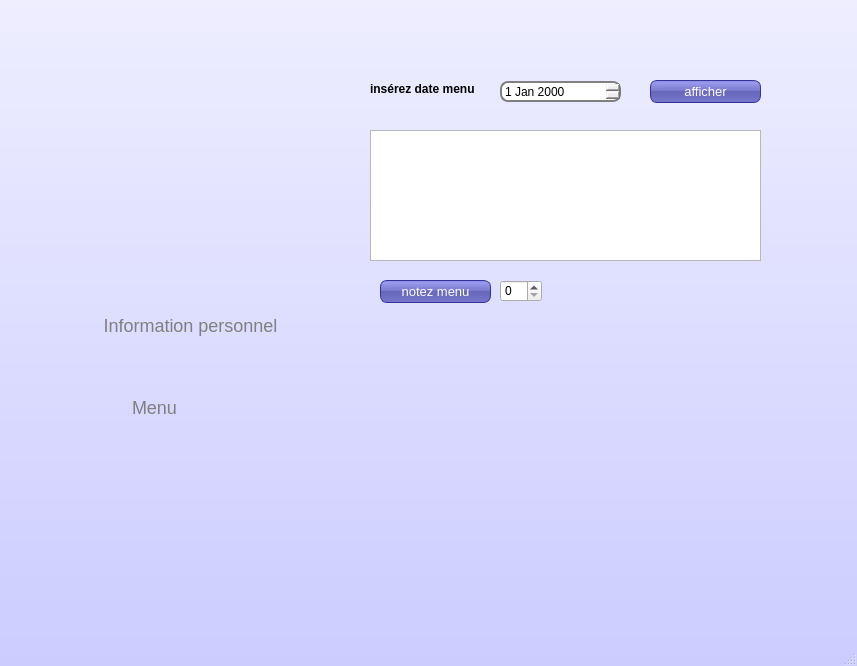
<?xml version="1.0" encoding="UTF-8"?>
<ui version="4.0">
 <class>etudiantWindow</class>
 <widget class="QMainWindow" name="etudiantWindow">
  <property name="geometry">
   <rect>
    <x>0</x>
    <y>0</y>
    <width>857</width>
    <height>666</height>
   </rect>
  </property>
  <property name="windowTitle">
   <string>MainWindow</string>
  </property>
  <property name="styleSheet">
   <string notr="true">#etudiantWindow {
background:  QLinearGradient(x1: 0, y1: 0, x2: 0, y2: 1, stop: 0 #eef, stop: 1 #ccf);
}
#QSpinBox{

border-style: solid;
border:2px solid gray ;

border-radius: 8px;
}


#mainFrame {
border: 3px solid gray;
border-radius: 40px;
background: QLinearGradient(x1: 0, y1: 0, x2: 0, y2: 1, stop: 0 #eef, stop: 1 #ccf);
}
QLineEdit {
padding: 2px;
border-style: solid;
border:2px solid gray ;

border-radius: 8px;


}

QDateEdit 
{
padding: 1px;
border-style: solid;
border: 2px solid gray;
border-radius: 8px;
}


QPushButton {
color: white;

background-color: QLinearGradient( x1: 0, y1: 0, x2: 0, y2: 1, stop: 0 #88d, stop: 0.1 #99e, stop: 0.49 #77c, stop: 0.5 #66b, stop: 1 #77c);
border-width: 1px;
border-color: #339;
border-style: solid;
border-radius: 7;
padding: 3px;
font-size: 13px;
padding-left: 5px;
padding-right: 5px;

}


QLabel {
color :  QLinearGradient( x1: 0, y1: 0, x2: 0, y2: 1, stop: 0 #88d, stop: 0.1 #99e, stop: 0.49 #77c, stop: 0.5 #66b, stop: 1 #77c);
color : black;
font-weight: bold;
font-size: 12px;
}</string>
  </property>
  <widget class="QWidget" name="centralwidget">
   <widget class="QPushButton" name="pushButton_2">
    <property name="geometry">
     <rect>
      <x>214</x>
      <y>480</y>
      <width>71</width>
      <height>51</height>
     </rect>
    </property>
    <property name="styleSheet">
     <string notr="true">#pushButton_2{
background-color: transparent;
border-image: url(:/img/img/retour.jpg);
background: none;
border: none;
background-repeat: none;
color : gray ;

font-size: 20px;
}</string>
    </property>
    <property name="text">
     <string/>
    </property>
   </widget>
   <widget class="QLabel" name="label_espace">
    <property name="geometry">
     <rect>
      <x>20</x>
      <y>0</y>
      <width>281</width>
      <height>581</height>
     </rect>
    </property>
    <property name="styleSheet">
     <string notr="true">#label_espace {
background-color: transparent;
border-image: url(:/img/img/espace etudiant.jpg);
background: none;
border: none;
background-repeat: none;
}</string>
    </property>
    <property name="text">
     <string/>
    </property>
   </widget>
   <widget class="QPushButton" name="pushButton_3">
    <property name="geometry">
     <rect>
      <x>30</x>
      <y>300</y>
      <width>261</width>
      <height>51</height>
     </rect>
    </property>
    <property name="styleSheet">
     <string notr="true">#pushButton_3{
background-color: transparent;
border-image: url(:/img/img/chercher.jpg);
background: none;
border: none;
background-repeat: none;
color : gray ;

font-size: 18px;
}</string>
    </property>
    <property name="text">
     <string>            Information personnel</string>
    </property>
   </widget>
   <widget class="QPushButton" name="pushButton_4">
    <property name="geometry">
     <rect>
      <x>34</x>
      <y>382</y>
      <width>241</width>
      <height>51</height>
     </rect>
    </property>
    <property name="styleSheet">
     <string notr="true">#pushButton_4{
background-color: transparent;
border-image: url(:/img/img/resto.jpg);
background: none;
border: none;
background-repeat: none;
color : gray ;

font-size: 18px;
}</string>
    </property>
    <property name="text">
     <string>Menu</string>
    </property>
   </widget>
   <widget class="QStackedWidget" name="stackedWidget">
    <property name="geometry">
     <rect>
      <x>330</x>
      <y>50</y>
      <width>461</width>
      <height>541</height>
     </rect>
    </property>
    <property name="currentIndex">
     <number>1</number>
    </property>
    <widget class="QWidget" name="page_1">
     <widget class="QTableView" name="tableEtudiant">
      <property name="geometry">
       <rect>
        <x>50</x>
        <y>80</y>
        <width>291</width>
        <height>91</height>
       </rect>
      </property>
     </widget>
     <widget class="QLineEdit" name="lineEdit">
      <property name="geometry">
       <rect>
        <x>160</x>
        <y>41</y>
        <width>89</width>
        <height>22</height>
       </rect>
      </property>
     </widget>
     <widget class="QLabel" name="label_3">
      <property name="geometry">
       <rect>
        <x>60</x>
        <y>200</y>
        <width>251</width>
        <height>31</height>
       </rect>
      </property>
      <property name="text">
       <string>&lt;html&gt;&lt;head/&gt;&lt;body&gt;&lt;p&gt;&lt;span style=&quot; color:#550000;&quot;&gt;Pour payer frais :&lt;/span&gt;&lt;a href=&quot;http://esprit.tn/logement-et-restauration/&quot;&gt;&lt;span style=&quot; text-decoration: underline; color:#aa5500;&quot;&gt;cliquez ici&lt;/span&gt;&lt;/a&gt;&lt;/p&gt;&lt;/body&gt;&lt;/html&gt;</string>
      </property>
     </widget>
     <widget class="QLabel" name="label">
      <property name="geometry">
       <rect>
        <x>50</x>
        <y>41</y>
        <width>117</width>
        <height>18</height>
       </rect>
      </property>
      <property name="text">
       <string>insérez votre id</string>
      </property>
     </widget>
     <widget class="QPushButton" name="pushButton">
      <property name="geometry">
       <rect>
        <x>260</x>
        <y>41</y>
        <width>75</width>
        <height>23</height>
       </rect>
      </property>
      <property name="text">
       <string>Afficher</string>
      </property>
     </widget>
    </widget>
    <widget class="QWidget" name="page_2">
     <widget class="QDateEdit" name="lineEdit_inserezmenu">
      <property name="geometry">
       <rect>
        <x>170</x>
        <y>31</y>
        <width>121</width>
        <height>21</height>
       </rect>
      </property>
     </widget>
     <widget class="QSpinBox" name="spinBox_note">
      <property name="geometry">
       <rect>
        <x>170</x>
        <y>230</y>
        <width>42</width>
        <height>22</height>
       </rect>
      </property>
      <property name="maximum">
       <number>5</number>
      </property>
     </widget>
     <widget class="QLabel" name="label_2">
      <property name="geometry">
       <rect>
        <x>40</x>
        <y>30</y>
        <width>136</width>
        <height>18</height>
       </rect>
      </property>
      <property name="text">
       <string>insérez date menu</string>
      </property>
     </widget>
     <widget class="QPushButton" name="pushButton_notezmenu">
      <property name="geometry">
       <rect>
        <x>50</x>
        <y>230</y>
        <width>111</width>
        <height>23</height>
       </rect>
      </property>
      <property name="text">
       <string>notez menu</string>
      </property>
     </widget>
     <widget class="QTableView" name="tableView_menu2">
      <property name="geometry">
       <rect>
        <x>40</x>
        <y>80</y>
        <width>391</width>
        <height>131</height>
       </rect>
      </property>
     </widget>
     <widget class="QPushButton" name="pushButton_affichermenu">
      <property name="geometry">
       <rect>
        <x>320</x>
        <y>30</y>
        <width>111</width>
        <height>23</height>
       </rect>
      </property>
      <property name="text">
       <string>afficher</string>
      </property>
     </widget>
    </widget>
   </widget>
   <zorder>label_espace</zorder>
   <zorder>pushButton_2</zorder>
   <zorder>pushButton_3</zorder>
   <zorder>pushButton_4</zorder>
   <zorder>stackedWidget</zorder>
  </widget>
  <widget class="QMenuBar" name="menubar">
   <property name="geometry">
    <rect>
     <x>0</x>
     <y>0</y>
     <width>857</width>
     <height>21</height>
    </rect>
   </property>
  </widget>
  <widget class="QStatusBar" name="statusbar"/>
 </widget>
 <resources/>
 <connections/>
</ui>
